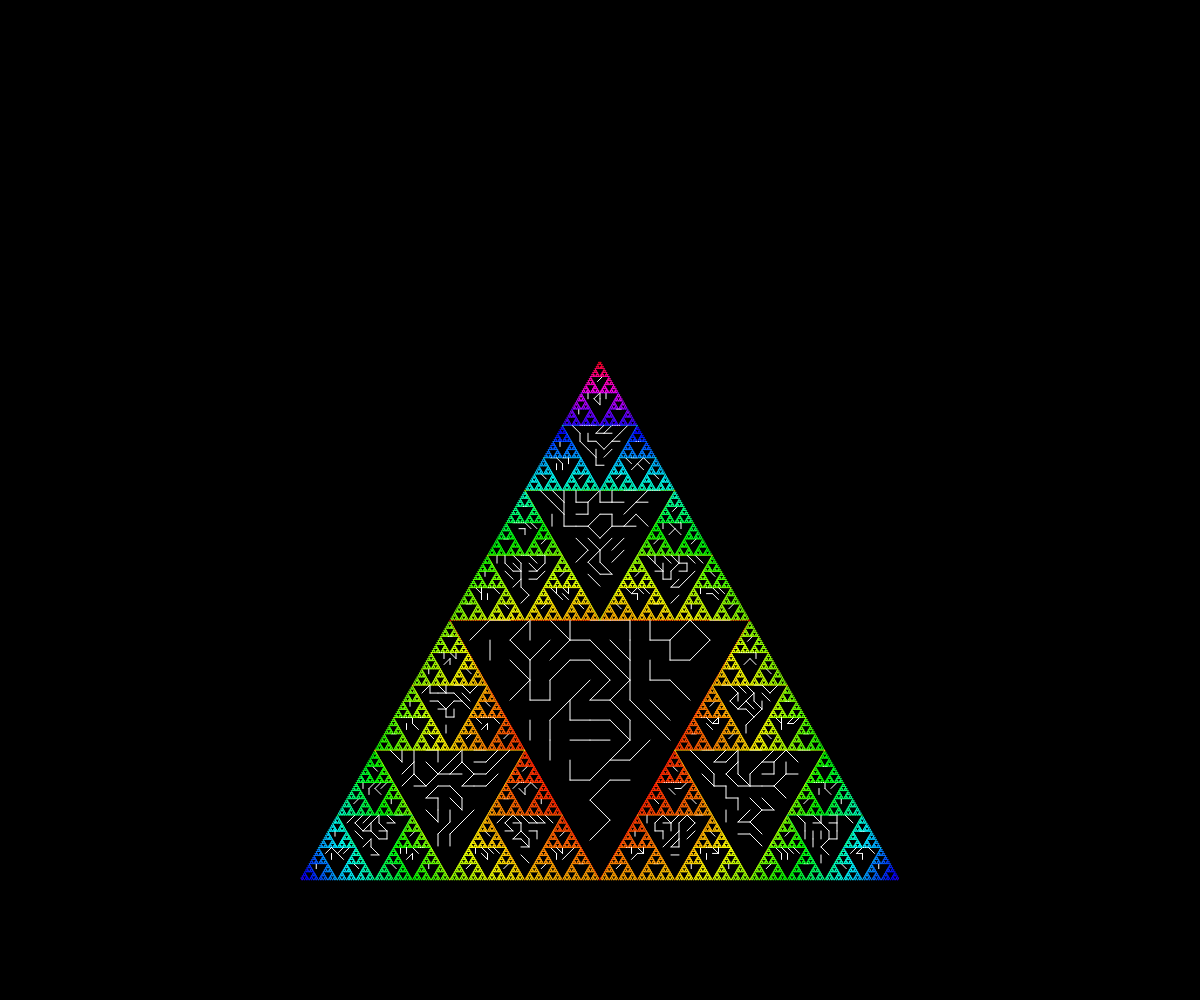
Frame 1 (no input)
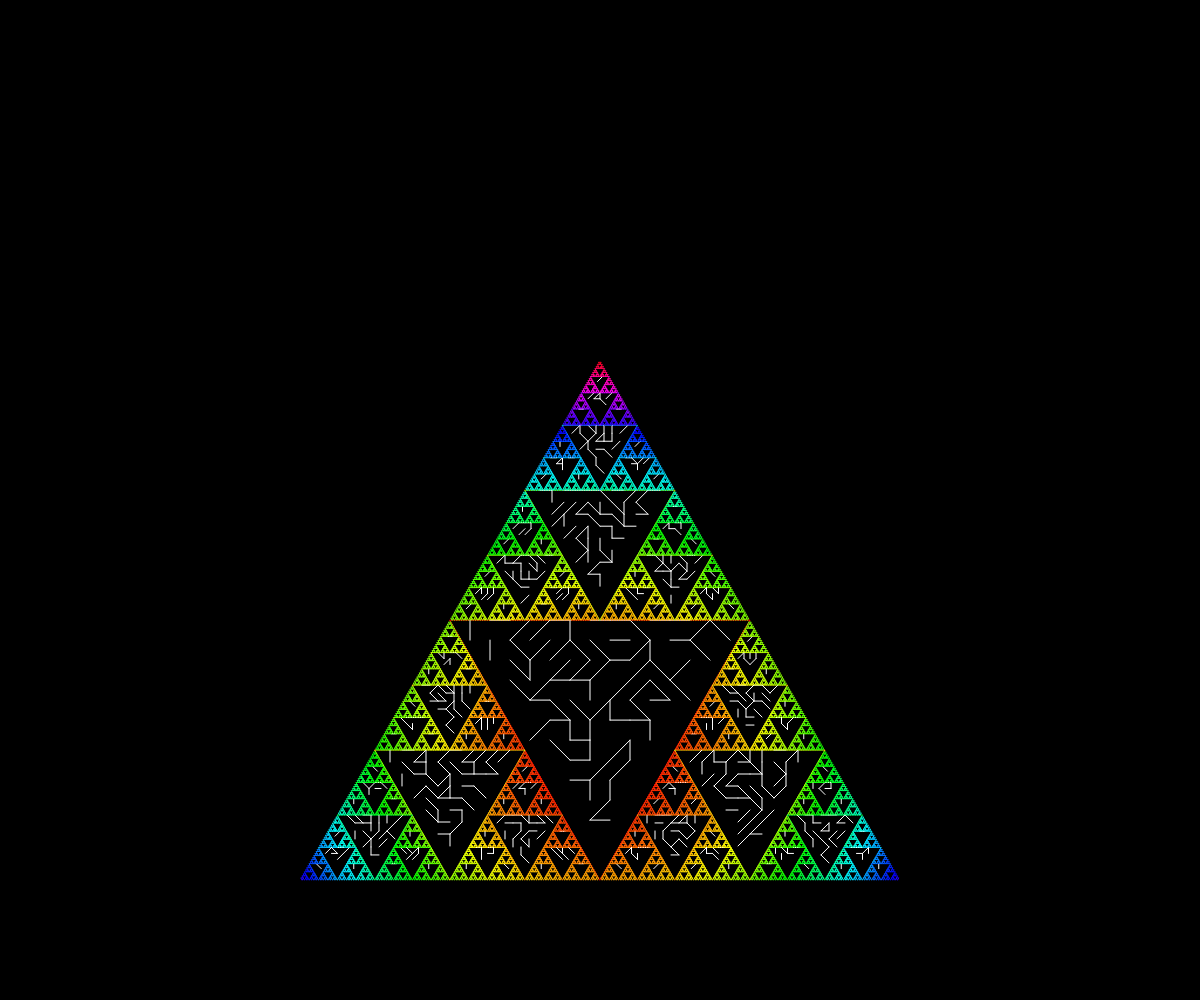
Frame 2 (the mouse pressed at the canvas centre, redrawn once)

The p5.js sketch that drew these frames (run headless with seeded random() and noise() and a simulated clock; the mouse was pressed at the canvas centre and the sketch redrawn once):

// p5.js sketch
// ── sketch.js
//Jurriaan Declerc
//htpp://(projects.)jurriaan.be
//Heavily inspired by @shiffman's videos: https://www.youtube.com/watch?v=jPsZwrV9ld0 and https://www.youtube.com/watch?v=bEyTZ5ZZxZs

//Max distance a triangle can be from the center, used to determine the stroke()
let maxd;

function setup() {
  createCanvas(window.innerWidth, window.innerHeight);
  maxd = width * width / 16 + height * height / 16;
  //Right now, I just calculate everything in one go
  //I'd love to see someone make it more frame-per-frame!
  noLoop();
}

function draw() {
  background(0);
  noFill();
  translate(width / 2, 3 * height / 4);
  drawTriangle(0, 0, width / 4);
}

//Regenerate everything when the user clicks
function mouseClicked() {
  resetMatrix();
  draw();
}

function drawTriangle(x, y, w) {
  //We're going to call this function recursively until the width is 2px or less
  if (w > 2) {
    let d = x * x + y * y;
    stroke('hsl(' + floor(map(d, 0, maxd, 0, 360)) + ', 100%, 50%)');
    //All of our triangles are equilateral
    //With a bit of Pythagoras magic can we easily find the height of the triangle
    let h = 0.5 * w * sqrt(3);
    triangle(x - w / 2, y - h / 2, x + w / 2, y - h / 2, x, y + h / 2);

    //That was the easy part. Now we have to fit the 10PRINT in there
    //The biggest problem is the decreasing width in our triangle
    //Forcing us to calculate the bounds for 10PRINT each line
    if (w >= width / 64) {
      //Triangles get smaller --> length of 10PRINT lines gets smaller
      let l = map(w, width / 64, width / 4, 5, 20);
      //Offset for the top line so we won't have lines sticking out of the triangle
      let xoff = (w - floor(w / l) * l) / 2
      stroke(255);

      for (let j = 0; j < floor(h / l) - 1; j++) {
        //We reuse the formula of the height in an equilateral triangle: h = 0.5*b*sqrt(3)
        let levelWidth = (h - j * l) * 2 / sqrt(3);
        //We also need to make sure that all rows lined up
        //So we start with the offset of the first row and add the width of 1 element until
        //the offset is 'inside' our triangle
        let levelOff = xoff;
        while (levelOff < (w - levelWidth) / 2) {
          levelOff += l;
        }
        //Finally, draw the lines with their correct offset
        for (let i = levelOff + l; i <= w - levelOff - 2 * l; i += l) {
          let r = random();
          if (r > .75) {
            //Top left to bottom right
            line(x - w / 2 + i, y - h / 2 + j * l, x - w / 2 + i + l, y - h / 2 + j * l + l);
          } else if (r > .5) {
            //Bottom left to top right
            line(x - w / 2 + i, y - h / 2 + j * l + l, x - w / 2 + i + l, y - h / 2 + j * l);
          } else if (r > 0.25) {
            //Straight vertical
            line(x - w / 2 + i, y - h / 2 + j * l, x - w / 2 + i, y - h / 2 + j * l + l);
          } else {
            //Straight horizontal
            line(x - w / 2 + i, y - h / 2 + j * l, x - w / 2 + i + l, y - h / 2 + j * l);
          }
        }
      }
    }

    //Recursion is pretty cool.
    drawTriangle(x - w / 2, y + h / 4, w / 2);
    drawTriangle(x + w / 2, y + h / 4, w / 2);
    drawTriangle(x, y - h / 2 - h / 4, w / 2);
  }
}
